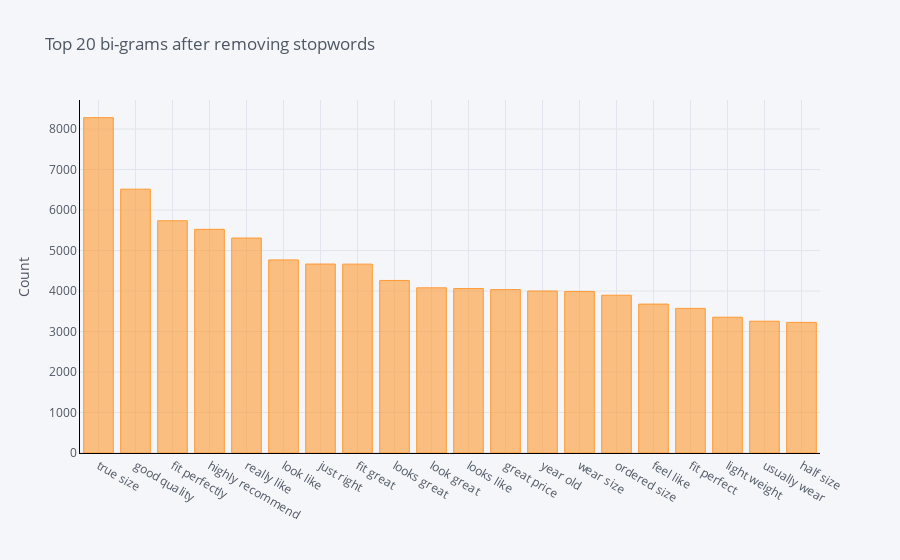

The notebook cell saved with this chart:
### Code cell
# plot most frequent bi-grams after removing stopwords
plot_ngram_histogram_word_frequency(reviews_data['reviewText'], title="Top 20 bi-grams after removing stopwords",
                             ngram=2, remove_stopwords=True)

### Figure 1 — Plotly figure (JSON) as saved in the notebook; plotly's stock layout.template omitted (floating-point values rounded to 4 significant figures)
{"data": [{"marker": {"color": "rgba(255, 153, 51, 0.6)", "line": {"color": "rgba(255, 153, 51, 1.0)", "width": 1}}, "name": "frequency", "orientation": "v", "text": "", "type": "bar", "x": ["true size", "good quality", "fit perfectly", "highly recommend", "really like", "look like", "just right", "fit great", "looks great", "look great", "looks like", "great price", "year old", "wear size", "ordered size", "feel like", "fit perfect", "light weight", "usually wear", "half size"], "y": [8281, 6515, 5735, 5523, 5308, 4768, 4666, 4664, 4261, 4079, 4060, 4034, 4000, 3989, 3896, 3677, 3571, 3353, 3254, 3225]}], "layout": {"legend": {"bgcolor": "#F5F6F9", "font": {"color": "#4D5663"}}, "paper_bgcolor": "#F5F6F9", "plot_bgcolor": "#F5F6F9", "title": {"font": {"color": "#4D5663"}, "text": "Top 20 bi-grams after removing stopwords"}, "xaxis": {"gridcolor": "#E1E5ED", "linecolor": "black", "showgrid": true, "tickfont": {"color": "#4D5663"}, "title": {"font": {"color": "#4D5663"}, "text": ""}, "zerolinecolor": "#E1E5ED"}, "yaxis": {"gridcolor": "#E1E5ED", "linecolor": "black", "showgrid": true, "tickfont": {"color": "#4D5663"}, "title": {"font": {"color": "#4D5663"}, "text": "Count"}, "zerolinecolor": "#E1E5ED"}}}
